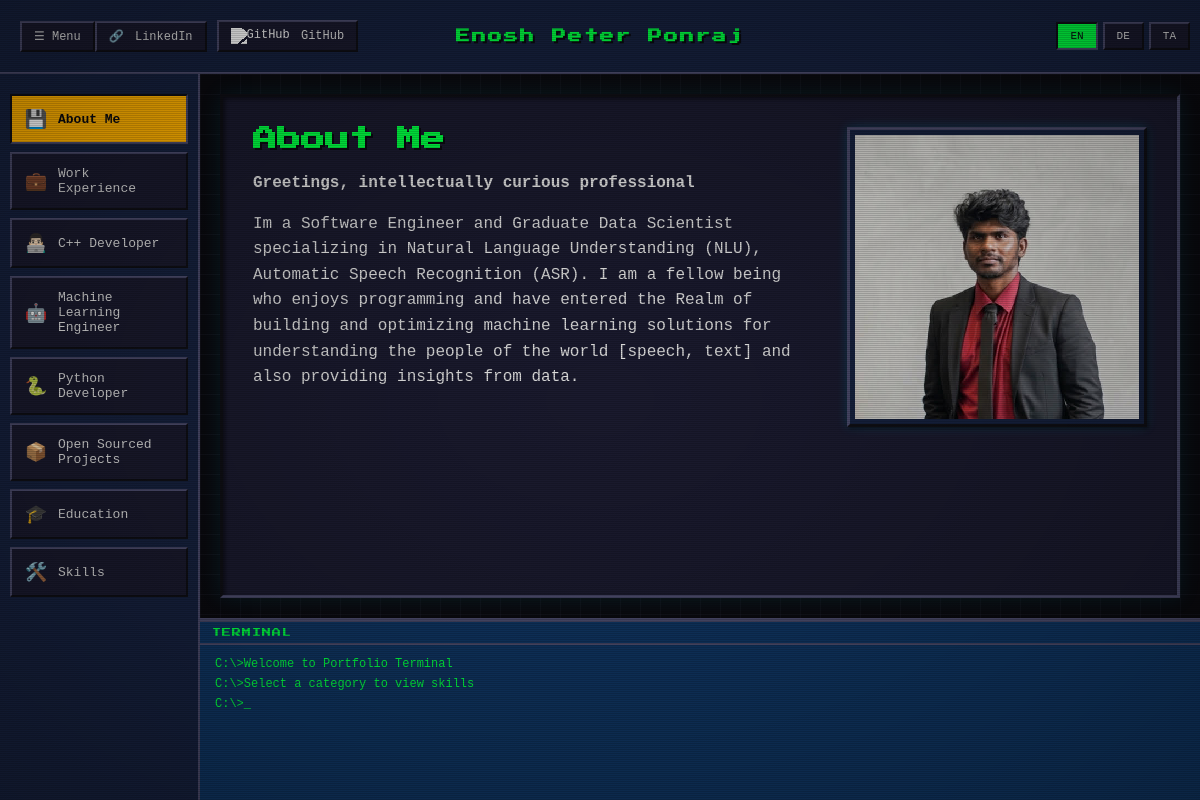
The page / on the database its author committed.
### profiles/models.py (models this page shows, shortened)
class Category(models.Model):
    CATEGORY_TYPES = [
        ('special', 'Special Category'),
        ('skill', 'Skill Category'),
    ]
    slug = models.SlugField(unique=True, max_length=50, help_text="Category identifier (e.g., 'about-me', 'cpp-developer')")
    category_type = models.CharField(max_length=10, choices=CATEGORY_TYPES, default='special')
    skills = models.TextField(blank=True, help_text="Skills text to display in console when this category is selected. Use bullet points or plain text.")
    name_en = models.CharField(max_length=100)
    name_de = models.CharField(max_length=100, blank=True)
    name_ta = models.CharField(max_length=100, blank=True)
    icon = models.CharField(max_length=50, blank=True, help_text="Icon emoji or identifier")
    order = models.IntegerField(default=0, help_text="Display order in navigation")
    class Meta:
        verbose_name_plural = "Categories"
        ordering = ['order', 'slug']

class Profile(models.Model):
    TOP_BAR_SHARED_FIELDS = (
        'linkedin_url',
        'github_url',
        'cv_file',
        'cv_file_en',
        'cv_file_de',
        'cv_file_ta',
    )
    slug = models.SlugField(unique=True)
    linkedin_url = models.URLField(blank=True)
    github_url = models.URLField(blank=True)
    cv_file = models.FileField(upload_to='cv/', blank=True, null=True)
    profile_picture = models.ImageField(upload_to='profile_pictures/', blank=True, null=True)
    title_en = models.CharField(max_length=100)
    title_de = models.CharField(max_length=100, blank=True)
    title_ta = models.CharField(max_length=100, blank=True)
    cv_file_en = models.FileField(upload_to='cv/', blank=True, null=True)
    cv_file_de = models.FileField(upload_to='cv/', blank=True, null=True)
    cv_file_ta = models.FileField(upload_to='cv/', blank=True, null=True)
    hero_statement_en = models.CharField(max_length=255, blank=True, help_text="A short tagline or statement (e.g., 'Passionate developer building amazing things')")
    hero_statement_de = models.CharField(max_length=255, blank=True)
    hero_statement_ta = models.CharField(max_length=255, blank=True)
    description_en = models.TextField()
    description_de = models.TextField(blank=True)
    description_ta = models.TextField(blank=True)
    categories = models.ManyToManyField('Category', blank=True, related_name='profiles',
                                       help_text="Select which categories this profile should be displayed for")
    def get_cv(self, language='en'):
        field_name = f'cv_file_{language}'
        cv_file = getattr(self, field_name, None)
        return cv_file or self.cv_file_en

### profiles/views.py (the view, shortened to what this page needs)
# urls.py: path("", home_view, name="home"),
def home_view(request):
    if 'lang' in request.GET:
        lang = request.GET.get('lang')
        set_language_in_session(request, lang)
        category = request.GET.get('category', 'about-me')
    language = get_language_from_request(request)
    category_slug = request.GET.get('category', 'about-me')
    all_categories = Category.objects.all().order_by('order')
    profile = None
    category_obj = None
    try:
        category_obj = Category.objects.get(slug=category_slug)
        profile = category_obj.profiles.first()
    except Category.DoesNotExist:
        pass
    if not profile:
        profile = Profile.objects.all().first()
    if not profile:
        pass
    projects = Project.objects.all().order_by('id')
    content_data = {
        'category': category_slug,
        'language': language,
    }
    if category_slug == 'about-me':
        pass
    elif category_slug == 'education':
        content_data['category'] = 'education'
    elif category_slug == 'skills':
        content_data['category'] = 'skills'
        categories_with_skills = all_categories.filter(skills__isnull=False).exclude(skills='')
        content_data['categories_with_skills'] = categories_with_skills
    profile_cv = None
    if profile:
        profile_cv = profile.get_cv(language)
        if not profile_cv:
            profile_cv = profile.cv_file
    context = {
        'profile': profile,
        'profile_cv': profile_cv,
        'categories': all_categories,
        'current_category': category_slug,
        'current_language': language,
        'content_data': content_data,
    }
    return render(request, "home.html", context)

### profiles/utils.py (called while the page is built)
def get_language_from_request(request):
    lang = request.GET.get('lang', None)
    if not lang:
        lang = request.session.get('language', None)
    valid_languages = [code for code, _ in settings.LANGUAGES]
    if lang not in valid_languages:
        lang = 'en'
    return lang

### templates/home.html (shortened to what this page needs)
{% extends "base.html" %}
{% load static %}
{% block content %}
  {% if content_data.category == 'about-me' %}
    {% if profile %}
      <div class="about-me-container">
        <div class="about-me-content">
          <h1>{% if current_language == 'de' and profile.title_de %}{{ profile.title_de }}{% elif current_language == 'ta' and profile.title_ta %}{{ profile.title_ta }}{% else %}{{ profile.title_en }}{% endif %}</h1>
          {% if current_language == 'de' and profile.hero_statement_de %}
            <p><strong>{{ profile.hero_statement_de }}</strong></p>
          {% elif current_language == 'ta' and profile.hero_statement_ta %}
            <p><strong>{{ profile.hero_statement_ta }}</strong></p>
          {% elif profile.hero_statement_en %}
            <p><strong>{{ profile.hero_statement_en }}</strong></p>
          {% endif %}
          <p>{% if current_language == 'de' and profile.description_de %}{{ profile.description_de|linebreaks }}{% elif current_language == 'ta' and profile.description_ta %}{{ profile.description_ta|linebreaks }}{% else %}{{ profile.description_en|linebreaks }}{% endif %}</p>
        </div>
        {% if profile.profile_picture %}
          <div class="about-me-image">
            <img src="{{ profile.profile_picture.url }}" alt="Profile Picture" class="profile-picture">
          </div>
        {% endif %}
      </div>
    {% else %}
      <p>Profile content coming soon. Please add a profile in the admin.</p>
    {% endif %}
  {% elif content_data.category == 'education' %}
    <h1>Education</h1>
    <p>Education content coming soon...</p>
  {% endif %}
{% endblock %}

### templates/base.html (shortened to what this page needs)
<!DOCTYPE html>
<html lang="{{ current_language|default:'en' }}">
<head>
  {% load static %}
  <link rel="stylesheet" href="{% static 'css/retro.css' %}">
</head>
<body>
  <div class="crt-screen">
    <div class="top-bar">
      <button
        type="button"
        class="btn-pixel mobile-nav-toggle"
        id="mobile-nav-toggle"
        aria-controls="mobile-side-nav"
        aria-expanded="false"
        aria-label="Toggle category menu"
      >
        ☰ Menu
      </button>
      <div class="top-bar-left">
        {% if profile %}
          {% if profile.linkedin_url %}
            <a href="{{ profile.linkedin_url }}" target="_blank" class="btn-pixel" rel="noopener noreferrer">
              <span class="icon">🔗</span> LinkedIn
            </a>
          {% endif %}
          {% if profile.github_url %}
            <a href="{{ profile.github_url }}" target="_blank" class="btn-pixel" rel="noopener noreferrer">
              <img src="{% static 'images/github-icon.svg' %}" alt="GitHub" class="icon github-icon-img" style="width: 16px; height: 16px; vertical-align: middle;">
              GitHub
            </a>
          {% endif %}
        {% endif %}
      </div>
      <div class="top-bar-center">
        <h1 class="site-title">Enosh Peter Ponraj</h1>
      </div>
      <div class="top-bar-right">
        <div class="language-switcher">
          <a href="?lang=en{% if current_category %}&category={{ current_category }}{% endif %}"
             class="btn-lang {% if current_language == 'en' %}active{% endif %}">EN</a>
          <a href="?lang=de{% if current_category %}&category={{ current_category }}{% endif %}"
             class="btn-lang {% if current_language == 'de' %}active{% endif %}">DE</a>
          <a href="?lang=ta{% if current_category %}&category={{ current_category }}{% endif %}"
             class="btn-lang {% if current_language == 'ta' %}active{% endif %}">TA</a>
        </div>
      </div>
    </div>
    <div class="main-container">
      <nav class="side-nav" id="mobile-side-nav" aria-hidden="false">
        {% for category in categories %}
          <a href="?category={{ category.slug }}{% if current_language %}&lang={{ current_language }}{% endif %}"
             class="nav-item {% if current_category == category.slug %}active{% endif %}"
             data-category="{{ category.slug }}"
             data-has-skills="{% if category.skills and category.skills.strip %}true{% else %}false{% endif %}">
            <span class="nav-icon">{{ category.icon|default:'⚙️' }}</span>
            <span class="nav-text">{% if current_language == 'de' and category.name_de %}{{ category.name_de }}{% elif current_language == 'ta' and category.name_ta %}{{ category.name_ta }}{% else %}{{ category.name_en }}{% endif %}</span>
          </a>
        {% endfor %}
      </nav>
      <div class="right-panel">
        <main class="main-content">
          <div class="content-window">
            {% block content %}{% endblock %}
          </div>
        </main>
        <div class="console-container">
          <div class="console-title">Terminal</div>
          <div class="console-area">
            <div class="console-output" id="console-output">
            </div>
          </div>
        </div>
      </div>
    </div>
  </div>
</body>
</html>

### rows shown on the page
Category: icon "💾", name_en "About Me"
Category: icon "💼", name_en "Work Experience"
Category: icon "👨🏻‍💻", name_en "C++ Developer"
Category: icon "🤖", name_en "Machine Learning Engineer"
Category: icon "🐍", name_en "Python Developer"
Category: icon "📦", name_en "Open Sourced Projects"
Category: icon "🎓", name_en "Education"
Category: icon "🛠️", name_en "Skills"
Profile: title_en "About Me", hero_statement_en "Greetings, intellectually curious professional", description_en "Im a Software Engineer and Graduate Data Scientist specializing in Natural Language Understanding (NLU), Automatic Speech Recognition (ASR). I am a fellow being who enjoys programming and have entered the Realm of building and optimizing machine learning solutions for understanding the people of the world [speech, text] and also providing insights from data.", profile_picture (picture)
